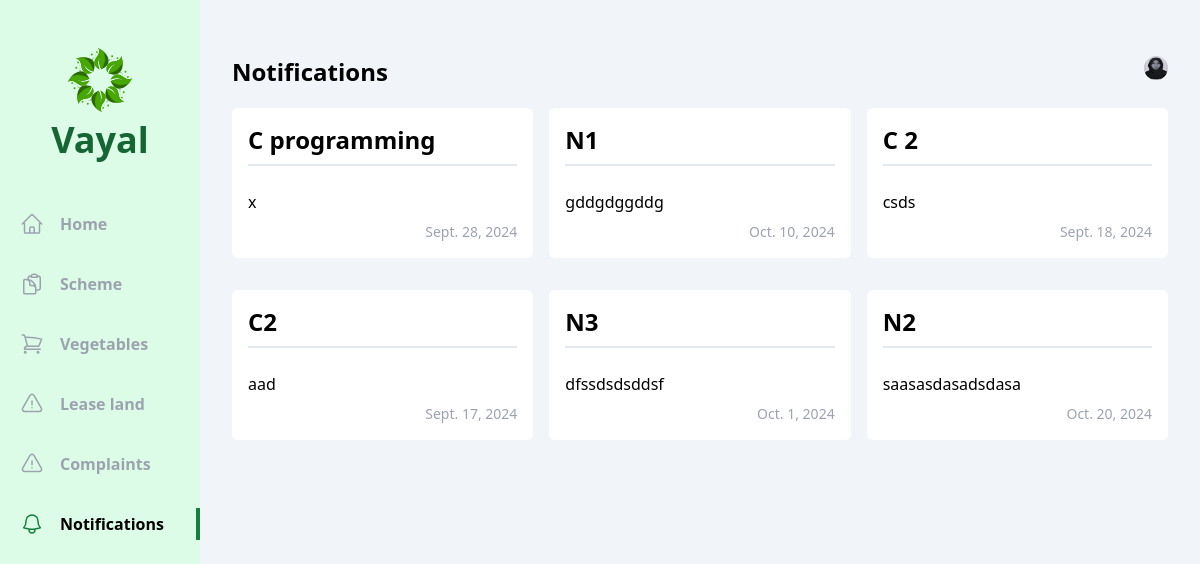
/user/notification/ (signed in), run on an earlier commit of the app's database.
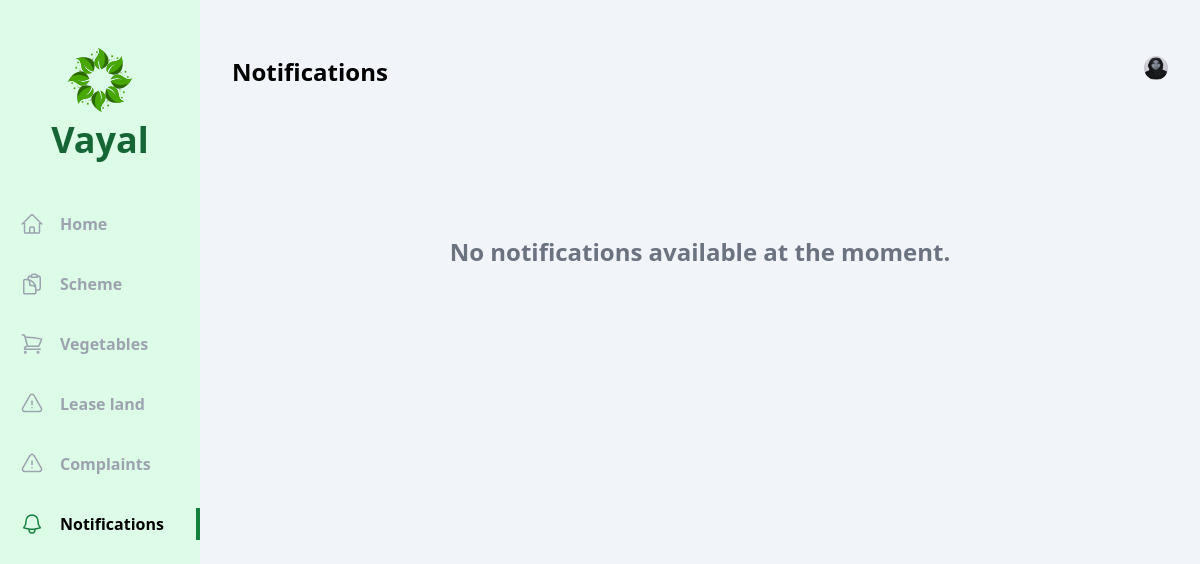
And on a later commit of the database.
### officer/models.py (models this page shows, shortened)
class Notification(models.Model):
    vayal_user = models.ForeignKey(Vayal_User,null=True, on_delete=models.CASCADE)
    title = models.CharField(max_length=150)
    description = models.TextField()
    date = models.DateField()
    published = models.BooleanField(default=False)

### vayal_user/views/notification.py (the view)
# urls.py: path('notification/',notification.index, name='notifications'),
def index(request):
    vayal_user = Vayal_User.objects.get(account=request.user)
    notifications = Notification.objects.filter(published=True).order_by('-id')
    context = {
        'notifications': notifications,
        'vayal_user': vayal_user,
    }
    return render(request,'vayal_user/notification/index.html',context)

### vayal_user/templates/vayal_user/notification/index.html (shortened to what this page needs)
{% extends 'base.html' %}
{% block content %}
  <div class="flex  bg-slate-100">
    <div class="w-2/12 bg-green-100 flex flex-col items-center pb-10">
        <div class="my-12 flex flex-col gap-2 justify-center items-center">
            <h1 class="text-4xl font-bold text-green-800 ">Vayal</h1>
        </div>
        <ul class="flex flex-col gap-7 w-full font-bold text-gray-400">
                <li class="w-full flex items-center px-5 py-1 gap-4 group hover:text-gray-500 cursor-pointer hover:border-green-700 hover:border-r-4">
                      <a href="{% url 'vayal_user:home' %}">Home</a>
                  </li>
            <li class="w-full flex items-center px-5 py-1 gap-4 group hover:text-gray-500 cursor-pointer hover:border-green-700 hover:border-r-4">
                <a href="{% url 'vayal_user:schemes' %}">Scheme</a>
            </li>
            <li class="w-full flex items-center px-5 py-1 gap-4 group hover:text-gray-500 cursor-pointer hover:border-green-700 hover:border-r-4">
              <a href="{% url 'vayal_user:vegetables' %}">Vegetables</a>
          </li>
          <li class="w-full flex items-center px-5 py-1 gap-4 group hover:text-gray-500 cursor-pointer hover:border-green-700 hover:border-r-4">
              <a href="{% url 'vayal_user:lease_land' %}">Lease land</a>
          </li>
          <li class="w-full flex items-center px-5 py-1 gap-4 group hover:text-gray-500 cursor-pointer hover:border-green-700 hover:border-r-4">
              <a href="{% url 'vayal_user:complaints' %}">Complaints</a>
          </li>
          <li class="w-full flex items-center px-5 py-1 gap-4 border-r-4 text-black border-green-700">
              <a href="#">Notifications</a>
          </li>
        </ul>
      </div>
      <div class="w-10/12 h-screen overflow-y-auto px-8 py-14">
        <div class="flex justify-between mb-5">
            <h1 class="text-2xl font-bold">Notifications</h1>
            <div class="relative">
                <img id="profile" src="/uploads/{{vayal_user.photo}}" class="h-6 w-6 rounded-full cursor-pointer" alt="">
            </div>
        </div>
        <div class="grid grid-cols-3 gap-x-4 gap-y-8">
        {% if  notifications %}
            {% for notification in notifications %}
                <div class="flex flex-col bg-white p-4 rounded-md gap-2">
                    <span class="text-2xl font-bold mb-4 pb-2 border-b-2 border-slate-200">{{ notification.title }}</span>
                    <span>{{ notification.description }}</span>
                    <div class="flex justify-end">
                        <span class="text-sm text-gray-400">{{ notification.date }}</span>
                    </div>
                </div>
            {% endfor %}
            {% else %}
            <div class="flex flex-col items-center justify-center col-span-3 text-center my-20">
                <p class="text-2xl font-semibold text-gray-500 mb-4 mt-12">No  notifications available at the moment.</p>
            </div>
        {% endif %}
        </div>
</div>
{% endblock content %}

What changed in the data, as far as the page shows it:
removed Notification: title "C programming", description "x", date "Sept. 28, 2024"
removed Notification: title "N1", description "gddgdggddg", date "Oct. 10, 2024"
removed Notification: title "C 2", description "csds", date "Sept. 18, 2024"
removed Notification: title "C2", description "aad", date "Sept. 17, 2024"
removed Notification: title "N3", description "dfssdsdsddsf", date "Oct. 1, 2024"
removed Notification: title "N2", description "saasasdasadsdasa", date "Oct. 20, 2024"
Also different on the page:
text now shown: "No notifications available at the moment."
